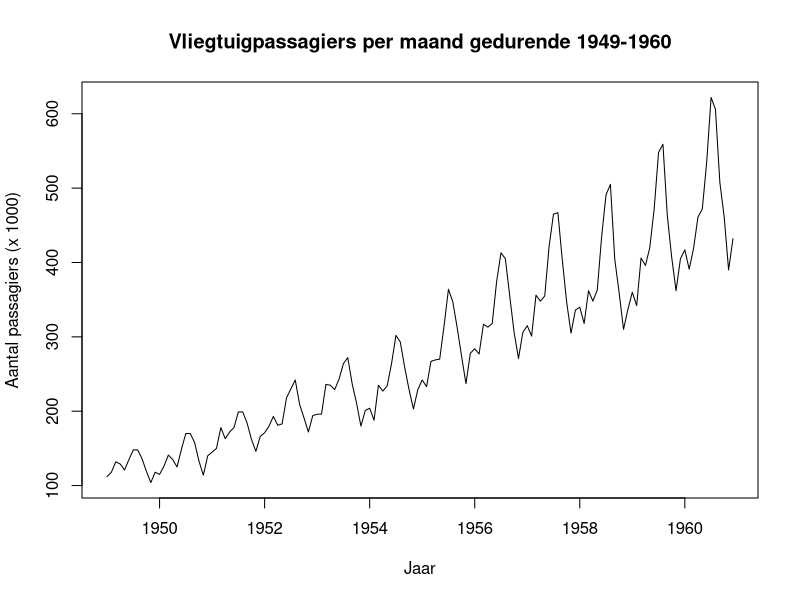

R code for this plot:
## ---- chunk 1
#| label: fig-airpassengers
#| echo: false
#| fig-cap: Tijdreeks van de maandelijkse aantallen vliegtuigpassagiers per maand (1949-1960)
#| lightbox: true

 plot(AirPassengers, xlab= "Jaar", ylab = "Aantal passagiers (x 1000)", 
 	 main="Vliegtuigpassagiers per maand gedurende 1949-1960")
